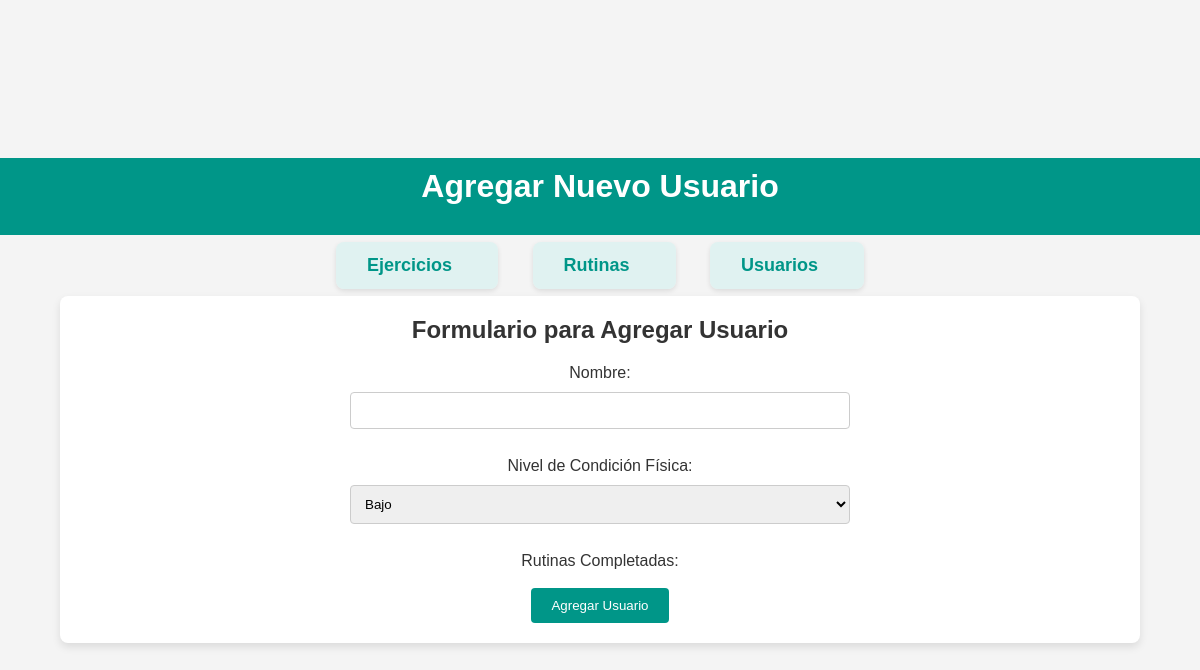
The page /agregar_usuario/ (signed in) on the database as committed earlier.
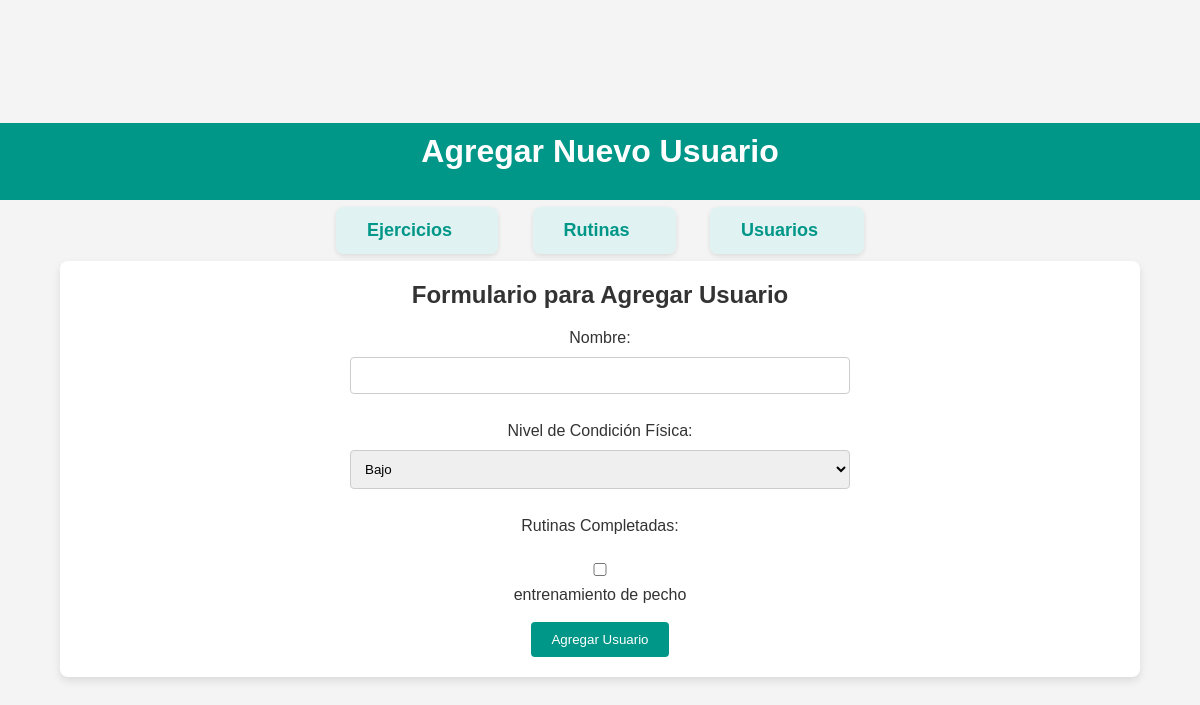
The same page on the database as committed later.
### gitapp/models.py (models this page shows, shortened)
class Rutina(models.Model):
    nombre = models.CharField(max_length=100)
    ejercicios = models.ManyToManyField(Ejercicio)
    duracion = models.DurationField()

### gitapp/views.py (the view, shortened to what this page needs)
# urls.py: path('agregar_usuario/', views.agregar_usuario, name='agregar_usuario'),
@csrf_protect
@login_required
def agregar_usuario(request):
    rutinas = Rutina.objects.all()
    return render(request, 'gitapp/agregar_usuario.html', {'rutinas': rutinas})

### gitapp/templates/gitapp/agregar_usuario.html (shortened to what this page needs)
{% load static %}
<!DOCTYPE html>
<html lang="es">
<head>
    <link rel="stylesheet" href="{% static 'gitapp/estilo.css' %}">
</head>
<body>
<header>
    <h1>Agregar Nuevo Usuario</h1>
</header>
<nav>
    <ul>
        <li><a href="{% url 'ejercicios' %}">Ejercicios</a></li>
        <li><a href="{% url 'rutinas' %}">Rutinas</a></li>
        <li><a href="{% url 'usuarios' %}">Usuarios</a></li>
    </ul>
</nav>
<main>
    <h2>Formulario para Agregar Usuario</h2>
    <form action="{% url 'agregar_usuario' %}" method="POST">
        <label for="nombre">Nombre:</label>
        <input type="text" id="nombre" name="nombre" required><br>
        <label for="nivel_condicion">Nivel de Condición Física:</label>
        <select id="nivel_condicion" name="nivel_condicion" required>
            <option value="Bajo">Bajo</option>
        </select><br>
        <label>Rutinas Completadas:</label><br>
        {% for rutina in rutinas %}
            <input type="checkbox" id="rutina_{{ rutina.id }}" name="rutinas_completadas" value="{{ rutina.id }}"
                {% if rutina in usuario.rutinas_completadas.all %}checked{% endif %}>
            <label for="rutina_{{ rutina.id }}">{{ rutina.nombre }}</label><br>
        {% endfor %}
        <button type="submit">Agregar Usuario</button>
    </form>
</main>
</body>
</html>

Rows that differ between the two databases and show on the page:
added Rutina: nombre "entrenamiento de pecho"
